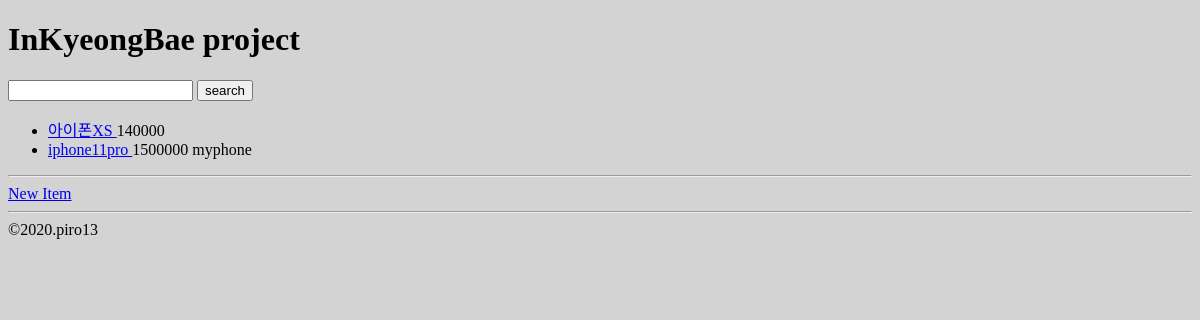
Before: /shop/items/ with the older database file.
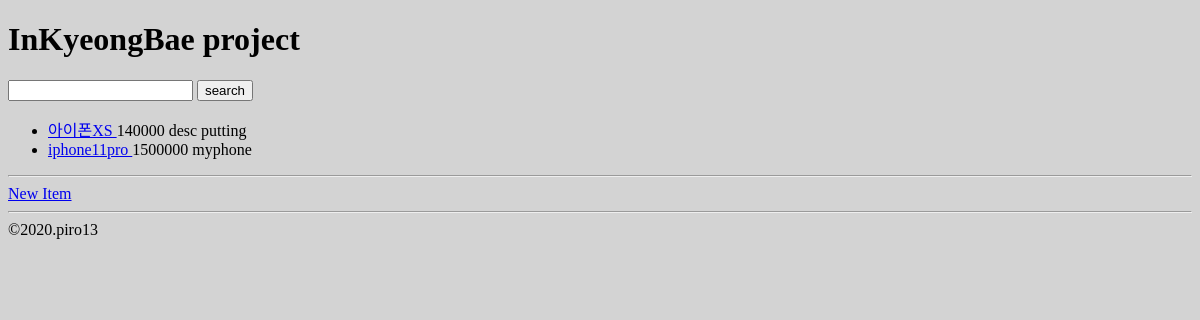
After: the same page with the newer database file.
### shop/models.py (models this page shows, shortened)
class Item(models.Model):
    name=models.CharField(max_length=100)
    desc=models.TextField(blank=True)
    price=models.PositiveIntegerField()
    created_at=models.DateTimeField(auto_now_add=True)
    updated_at=models.DateTimeField(auto_now=True)
    is_publish = models.BooleanField(default=False,blank=True,null=True)
    photo = models.ImageField(blank=True,upload_to=uuid_upload_to)
    def get_absolute_url(self):
        return reverse('shop:item_detail',kwargs={'pk':self.pk})
    class Meta:
        ordering = ['id']

### shop/views.py (the view)
# urls.py: path('items/',item_list,name='item_list'),
def item_list(request):
    qs = Item.objects.all()
    q = request.GET.get('q', '')
    if q:
        qs = qs.filter(name__icontains=q)
    logger.debug('query : {}'.format(q))
    return render(request, 'shop/item_list.html', {
        'item_list': qs,
        'q':q,
    })

### shop/templates/shop/item_list.html
{% extends "shop/layout.html" %}
    {% block content%}
        <form action="" method="GET">
            <input type="text" name="q" value="{{ q }}" />
            <input type="submit" value="search" />
        </form>
        <ul>
            {% for item in item_list %}
                <li>
                    <a href="{{ item.get_absolute_url }}/">
                        {{item.name}}
                    </a>
                    {{item.price}}
                    {{item.desc}}
                </li>
            {% endfor %}
        </ul>
        <hr/>
        <a href="{% url "shop:item_new" %}">New Item</a>
    {% endblock %}

Changed rows visible on the page:
changed Item "아이폰XS": desc (not shown) → "desc putting"
